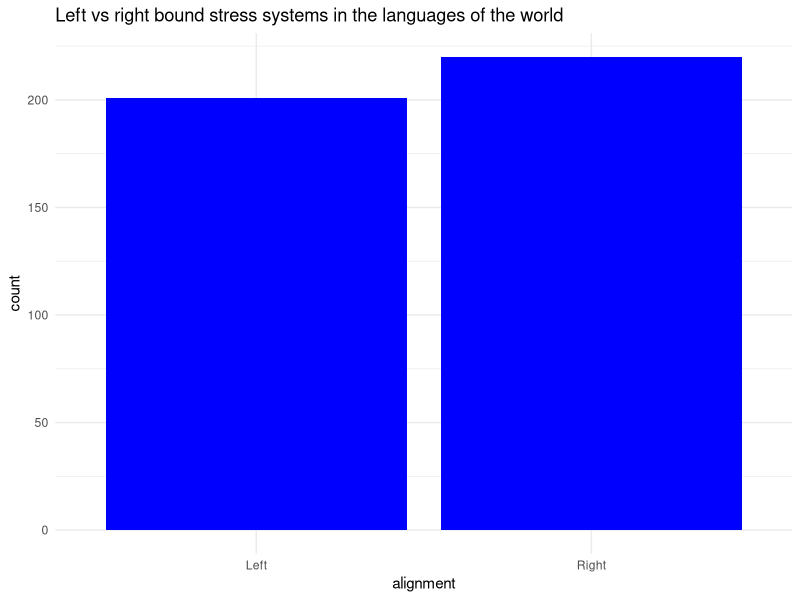
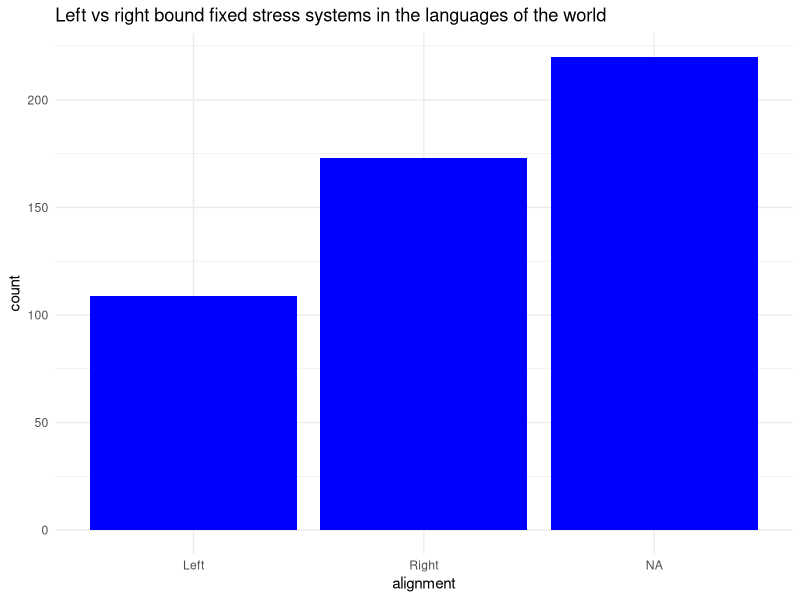
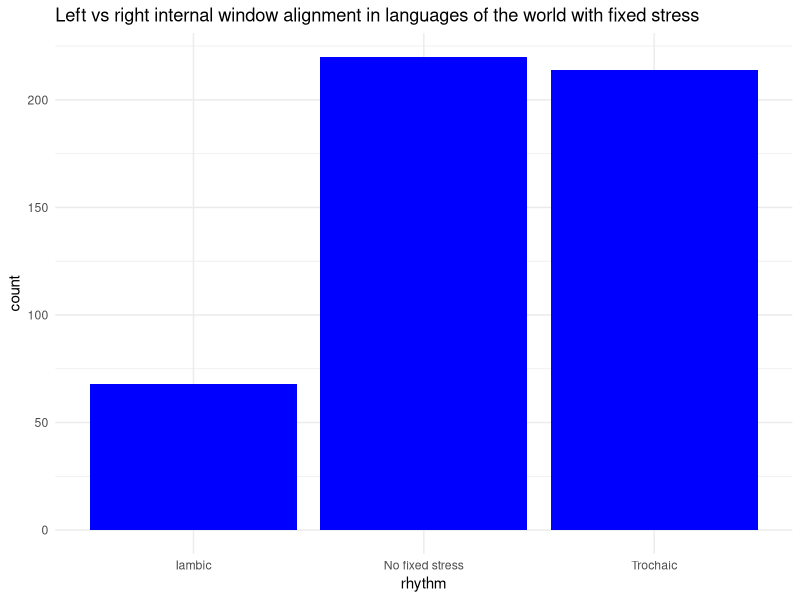
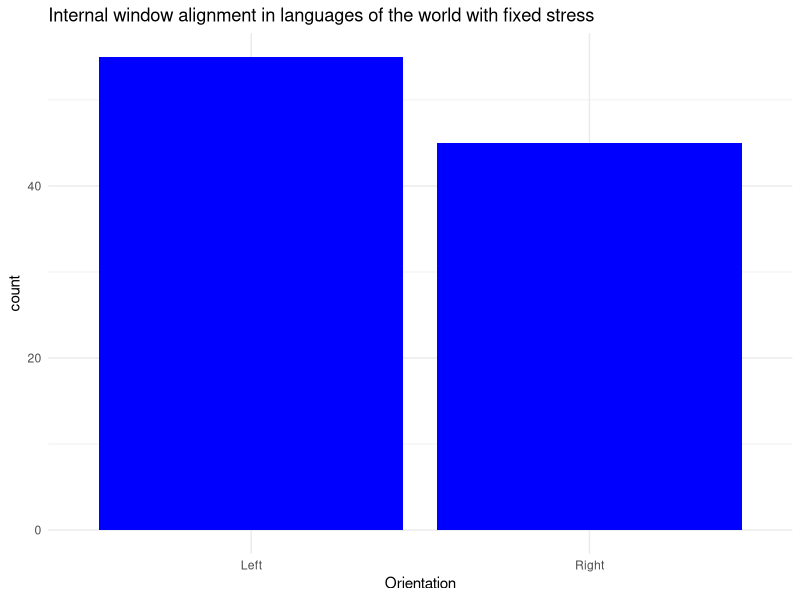

These charts were generated, in order, by the following R code:
library(dplyr)
library(tidyverse)
library(ggplot2)
theme_set(theme_minimal())

languages <- read.delim("../languoid.txt",
                        fileEncoding = "UTF-8") %>% select(wals.code, macroarea)

fixed <- read.delim("fixed.txt",
                         fileEncoding = "UTF-8",
                         skip = 7) %>%
                         select(name, wals.code, description, family)
                         
weight <- read.delim("weight.txt",
                    fileEncoding = "UTF-8",
                    skip = 7) %>% select(name, wals.code, description, family)

fixed_simple <- fixed %>% mutate(alignment =
                                case_when(
                                  description == "Ultimate" |
                                  description == "Penultimate" |
                                  description == "Antepenultimate" ~ "Right",
                                  description == "Initial" |
                                  description == "Second" |
                                  description == "Third" ~ "Left"
                                ))

plot_fixed_alignment <- ggplot(fixed_simple,
  aes(alignment))+
  geom_bar(position =  "dodge", fill = "blue")+
  labs(title = "Left vs right bound fixed stress systems in the languages of the world")+
  theme_minimal()



weight_simple <- weight %>% mutate(alignment =
                                case_when(
                                  description == "Left-edge: First or second" |
                                  description == "Left-oriented: One of the first three" |
                                  description == "Combined: Right-edge and unbounded"
                                  ~ "Right",
                                  description == "Right-edge: Ultimate or penultimate" |
                                  description == "Right-oriented: One of the last three"
                                  ~ "Left",
                                  description == "Unbounded: Stress can be anywhere"
                                  ~ "Unbounded"
                                )) %>%
                            drop_na()

fixed_and_weight <- bind_rows(weight_simple, fixed_simple) %>%
                  left_join(languages, by = "wals.code") %>%
                  filter(.$alignment == "Left" |
                          .$alignment == "Right"|
                          .$alignment == "Ubounded")


plot_alignment <- ggplot(fixed_and_weight,
  aes(alignment))+
  geom_bar(position =  "dodge", fill = "blue")+
  labs(title = "Left vs right bound stress systems in the languages of the world")+
  theme_minimal()


freq_tab_world <- table(fixed_and_weight$alignment)

# Proportions of alignment (left or right of the word) in languages of South America

alignment_sa <- fixed_and_weight %>% filter(.$macroarea == "South America")

freq_tab_sa <- table(alignment_sa$alignment)

prop_tab_sa <- prop.table(freq_tab_sa)

# Proportions of placement within the window (trochaic or iambic)

fixed_with_macro  <- fixed %>%
                  left_join(languages, by = "wals.code")

fixed_window <- fixed_with_macro %>% mutate(rhythm =
                                case_when(
                                  description == "Initial" |
                                  description == "Penultimate" |
                                  description == "Antepenultimate" ~ "Trochaic",
                                  description == "Ultimate" |
                                  description == "Second" |
                                  description == "Third" ~ "Iambic",
                                  description == "No fixed stress" ~ "No fixed stress"
                                ))


plot_window <- ggplot(fixed_window,
  aes(rhythm))+
  geom_bar(position =  "dodge", fill = "blue")+
  labs(title = "Left vs right internal window alignment in languages of the world with fixed stress")+
  theme_minimal()

fixed_window_costa <- data.frame(Orientation = c(rep("Left", 55), rep("Right", 45)))

plot_window_costa <- ggplot(fixed_window_costa,
  aes(Orientation))+
  geom_bar(position =  "dodge", fill = "blue")+
  labs(title = "Internal window alignment in languages of the world with fixed stress")+
  theme_minimal()

fixed_window_sa <- fixed_window %>% filter(.$macroarea == "South America")

rhythm_tab_sa <- table(fixed_window_sa$rhythm)

rhythm_prop_sa <- prop.table(rhythm_tab_sa)

# Proportions of stress types by family in SA

fixed_by_family_sa <- fixed %>%
                  left_join(languages, by = "wals.code") %>%
                  filter(.$macroarea == "South America") %>%
                  filter(.$description != "No fixed stress")

fixed_by_family_tab_sa <- table(fixed_by_family_sa$family)

fixed_by_family_sa_unique <- length(unique(fixed_by_family_sa$family))

weight_by_family_sa <- weight %>%
                  left_join(languages, by = "wals.code") %>%
                  filter(.$macroarea == "South America") %>%
                  filter(.$description != "Not predictable") %>%
                  filter(.$description != "Fixed stress (no weight-sensitivity)")


weight_by_family_tab_sa <- table(weight_by_family_sa$family)

weight_by_family_sa_unique <- length(unique(weight_by_family_sa$family))

unpredict_by_family_sa <- weight %>%
                  left_join(languages, by = "wals.code") %>%
                  filter(.$macroarea == "South America") %>%
                  filter(.$description == "Not predictable")
